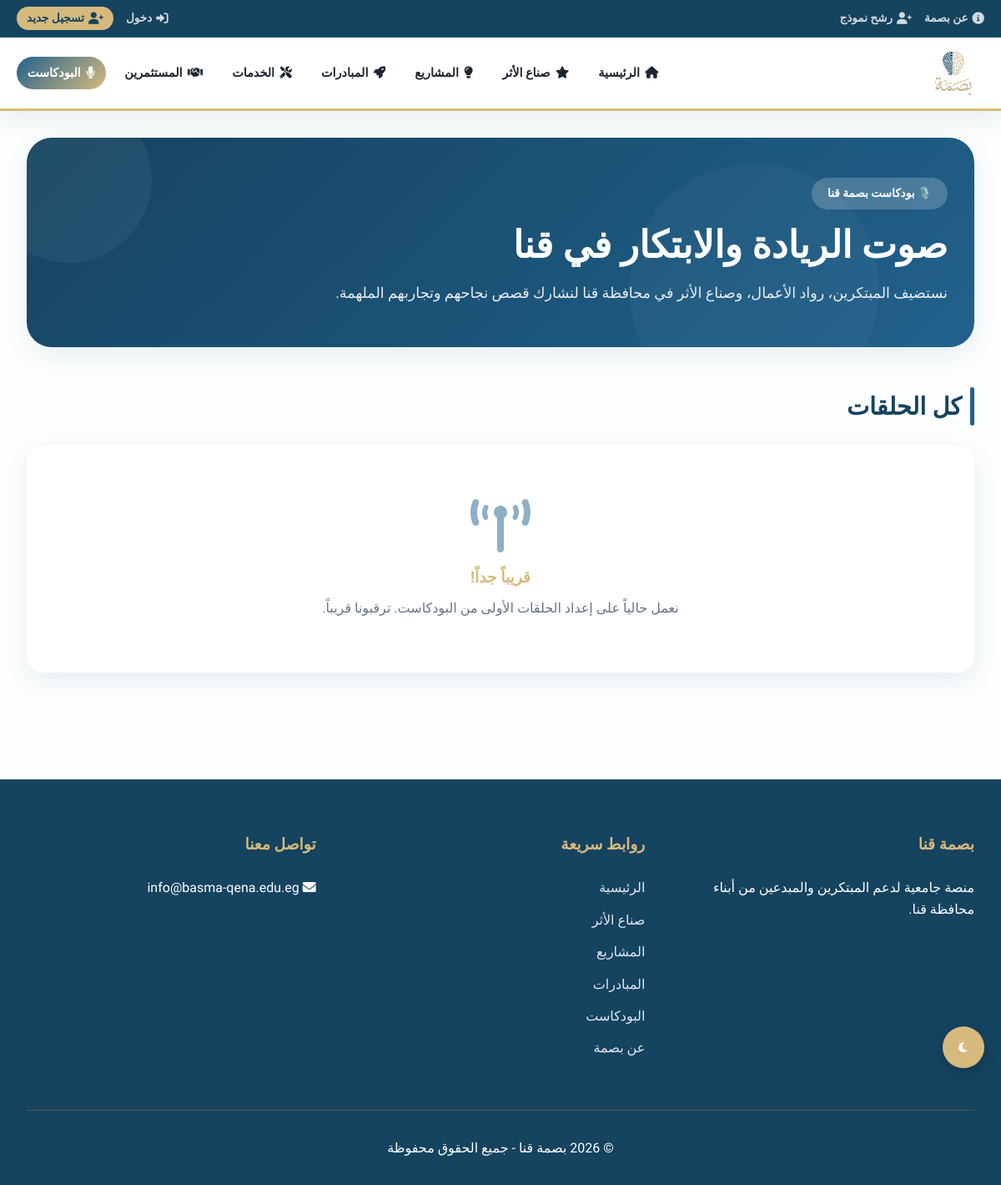
The app's page /podcast/, older data.
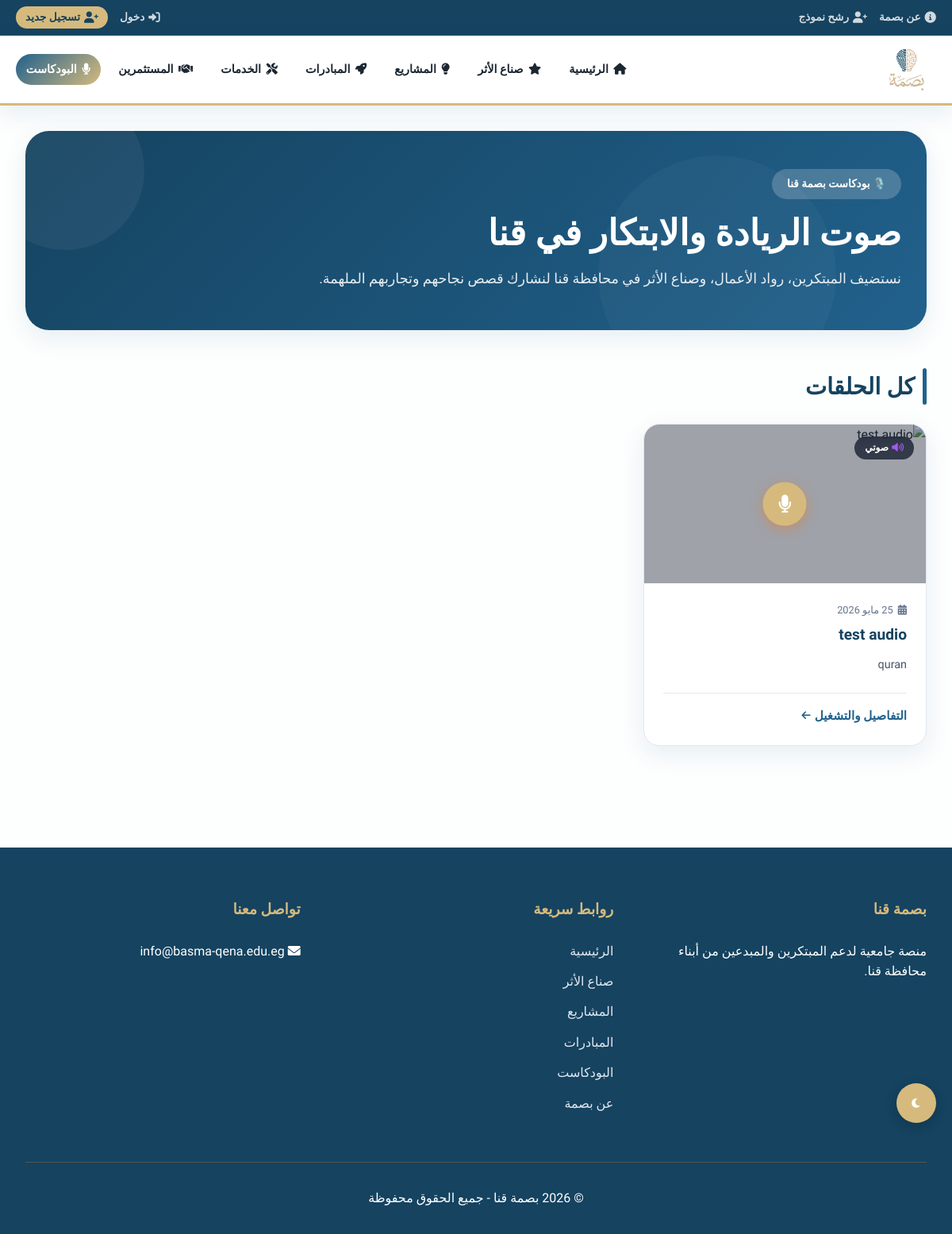
The same page, newer data.
### portal/models.py (models this page shows, shortened)
class Podcast(models.Model):
    title = models.CharField(max_length=200)
    description = models.TextField()
    video = models.URLField(max_length=500, blank=True, null=True)  # رابط فيديو يوتيوب أو غوغل درايف
    audio = models.URLField(max_length=500, blank=True, null=True)  # رابط صوت خارجي
    audio_file = models.FileField(upload_to='podcasts/', blank=True, null=True)  # ملف صوتي مرفوع
    date = models.DateTimeField(auto_now_add=True)

### portal/views.py (the view)
# urls.py: path('podcast/', views.podcast_list, name='podcast_list'),
def podcast_list(request):
    podcasts = Podcast.objects.all().order_by('-date')
    context = {'podcasts': podcasts}
    return render(request, 'portal/podcast_list.html', context)

### templates/portal/podcast_list.html (shortened to what this page needs)
{% extends 'portal/base.html' %}
{% load portal_extras %}
{% block content %}
<div class="container" style="direction: rtl; text-align: right; padding-top: 2rem; padding-bottom: 4rem;">
    <div style="background: linear-gradient(135deg, var(--primary-dark) 0%, var(--primary) 100%); padding: 3rem 2rem; border-radius: 30px; color: white; margin-bottom: 3rem; position: relative; overflow: hidden; box-shadow: var(--shadow);">
        <div style="position: absolute; top: -50px; left: -50px; width: 200px; height: 200px; background: rgba(255,255,255,0.05); border-radius: 50%;"></div>
        <div style="position: absolute; bottom: -80px; right: 10%; width: 300px; height: 300px; background: rgba(255,255,255,0.03); border-radius: 50%;"></div>
        <div style="position: relative; z-index: 2; max-width: 800px;">
            <span style="background: rgba(255,255,255,0.2); padding: 0.5rem 1.2rem; border-radius: 50px; font-size: 0.85rem; font-weight: bold; margin-bottom: 1rem; display: inline-block;">🎙️ بودكاست بصمة قنا</span>
            <h1 style="font-size: 2.8rem; font-weight: 800; margin-bottom: 1rem; line-height: 1.2;">صوت الريادة والابتكار في قنا</h1>
            <p style="font-size: 1.1rem; opacity: 0.9; line-height: 1.8;">نستضيف المبتكرين، رواد الأعمال، وصناع الأثر في محافظة قنا لنشارك قصص نجاحهم وتجاربهم الملهمة.</p>
        </div>
    </div>
    <h2 style="color: var(--heading-color); font-size: 1.8rem; margin-bottom: 1.5rem; position: relative; padding-right: 15px; margin-top: 3rem;">
        <span style="position: absolute; right: 0; top: 0; bottom: 0; width: 5px; background: var(--primary); border-radius: 10px;"></span>
        كل الحلقات
    </h2>
    <div style="display: grid; grid-template-columns: repeat(auto-fill, minmax(320px, 1fr)); gap: 2rem;">
        {% for pod in podcasts %}
            <div class="podcast-card" onclick="location.href='{% url 'podcast_detail' pod.pk %}'" style="background: var(--card-bg, white); border-radius: 20px; box-shadow: var(--shadow); overflow: hidden; display: flex; flex-direction: column; border: 1px solid var(--border-color, #E2E8F0); transition: all 0.3s ease; cursor: pointer; position: relative;">
                <div style="height: 200px; width: 100%; display: flex; align-items: center; justify-content: center; position: relative; overflow: hidden; background-color: var(--card-bg, #fdfefe);">
                    <div class="play-overlay" style="position: absolute; top: 50%; left: 50%; transform: translate(-50%, -50%); z-index: 2; width: 55px; height: 55px; background: var(--accent); border-radius: 50%; display: flex; align-items: center; justify-content: center; color: white; font-size: 1.4rem; box-shadow: 0 4px 15px rgba(249, 115, 22, 0.4); transition: all 0.3s ease;">
                        {% if pod.video %}
                            <i class="fas fa-play" style="margin-right: 3px;"></i>
                        {% else %}
                            <i class="fas fa-microphone"></i>
                        {% endif %}
                    </div>
                    <span style="position: absolute; top: 15px; right: 15px; background: rgba(15, 23, 42, 0.75); color: white; padding: 0.3rem 0.8rem; border-radius: 30px; font-size: 0.75rem; font-weight: bold; z-index: 2; backdrop-filter: blur(4px); display: inline-flex; align-items: center; gap: 5px;">
                        {% if pod.video %}
                            <i class="fas fa-video" style="color: #38bdf8;"></i> فيديو
                        {% else %}
                            <i class="fas fa-volume-up" style="color: #a855f7;"></i> صوتي
                        {% endif %}
                    </span>
                </div>
                <div style="padding: 1.5rem; display: flex; flex-direction: column; flex-grow: 1; justify-content: space-between;">
                    <div>
                        <span style="font-size: 0.8rem; color: #64748B; display: block; margin-bottom: 0.5rem;">
                            <i class="fas fa-calendar-alt" style="margin-left: 3px;"></i> {{ pod.date|date:"d M Y" }}
                        </span>
                        <h3 style="font-size: 1.2rem; color: var(--heading-color); font-weight: 700; margin-bottom: 0.75rem; line-height: 1.4;">{{ pod.title }}</h3>
                        <p style="color: #475569; font-size: 0.9rem; line-height: 1.6; margin-bottom: 1.5rem;">{{ pod.description|truncatechars:120 }}</p>
                    </div>
                    <div style="display: flex; align-items: center; color: var(--primary); font-weight: bold; font-size: 0.95rem; gap: 5px; margin-top: auto; border-top: 1px solid var(--border-color, #F1F5F9); padding-top: 1rem;">
                        <span>التفاصيل والتشغيل</span>
                        <i class="fas fa-arrow-left" style="font-size: 0.8rem; transition: transform 0.3s ease;"></i>
                    </div>
                </div>
            </div>
        {% empty %}
            <div style="grid-column: 1 / -1; text-align: center; padding: 4rem 2rem; background: var(--card-bg, white); border-radius: 20px; box-shadow: var(--shadow);">
                <i class="fas fa-broadcast-tower" style="font-size: 4rem; color: var(--primary); opacity: 0.5; margin-bottom: 1rem;"></i>
                <h3 style="color: var(--accent); margin-bottom: 0.5rem;">قريباً جداً!</h3>
                <p style="color: #64748B;">نعمل حالياً على إعداد الحلقات الأولى من البودكاست. ترقبونا قريباً.</p>
            </div>
        {% endfor %}
    </div>
</div>
{% endblock %}

### templates/portal/base.html (shortened to what this page needs)
{% load static %}
<!DOCTYPE html>
<html lang="ar" dir="rtl">
<head>
    <link rel="stylesheet" href="https://cdnjs.cloudflare.com/ajax/libs/font-awesome/6.0.0-beta3/css/all.min.css">
    <link rel="stylesheet" href="{% static 'css/style.css' %}?v=1.1">
</head>
<body>
    <div class="top-bar desktop-only">
        <div class="top-bar-container">
            <div class="top-bar-meta">
                <a class="top-link {% if request.resolver_match.url_name == 'about' %}active{% endif %}" href="{% url 'about' %}">
                    <i class="fas fa-info-circle"></i> عن بصمة
                </a>
                <a class="top-link {% if request.resolver_match.url_name == 'nominate' %}active{% endif %}" href="{% url 'nominate' %}">
                    <i class="fas fa-user-plus"></i> رشح نموذج
                </a>
            </div>
            <div class="top-bar-auth">
                {% if user.is_authenticated %}
                <span class="welcome-msg">مرحباً، {{ user.username }}</span>
                <a class="top-link {% if request.resolver_match.url_name == 'dashboard' %}active{% endif %}" href="{% url 'dashboard' %}">
                    {% if user.profile.user_type == 'admin' %}
                    <i class="fas fa-crown"></i> لوحة الإدارة
                    {% elif user.profile.user_type == 'investor' %}
                    <i class="fas fa-chart-line"></i> لوحة المستثمر
                    {% else %}
                    <i class="fas fa-user-cog"></i> لوحة المبتكر
                    {% endif %}
                </a>
                <a class="top-link" href="#" onclick="showChatModal(); return false;"><i class="fas fa-comments"></i> المحادثات</a>
                <a class="top-link logout-btn" href="{% url 'logout' %}"><i class="fas fa-sign-out-alt"></i> خروج</a>
                {% else %}
                <a class="top-link" href="#" onclick="showModal('login-modal'); return false;"><i class="fas fa-sign-in-alt"></i> دخول</a>
                <a class="top-link highlight" href="#" onclick="showModal('register-modal'); return false;"><i class="fas fa-user-plus"></i> تسجيل جديد</a>
                {% endif %}
            </div>
        </div>
    </div>
    <header>
        <div class="header-container">
            <a class="logo" href="{% url 'home' %}">
                <div class="logo-icon">
                    <img src="{% static 'images/logo.png' %}" alt="Basma Logo"
                        style="width: 100%; height: 100%; object-fit: contain;">
                </div>
            </a>
            <nav class="nav-menu-desktop desktop-only">
                <a class="nav-link {% if request.resolver_match.url_name == 'home' %}active{% endif %}" href="{% url 'home' %}">
                    <i class="fas fa-home"></i> الرئيسية
                </a>
                <a class="nav-link {% if request.resolver_match.url_name == 'story' or request.resolver_match.url_name == 'story_detail' %}active{% endif %}" href="{% url 'story' %}">
                    <i class="fas fa-star"></i> صناع الأثر
                </a>
                <a class="nav-link " href="{% url 'projects' %}?type=project">
                    <i class="fas fa-lightbulb"></i> المشاريع
                </a>
                <a class="nav-link " href="{% url 'projects' %}?type=initiative">
                    <i class="fas fa-rocket"></i> المبادرات
                </a>
                <a class="nav-link {% if request.resolver_match.url_name == 'services' or request.resolver_match.url_name == 'service_detail' %}active{% endif %}" href="{% url 'services' %}">
                    <i class="fas fa-tools"></i> الخدمات
                </a>
                <a class="nav-link {% if request.resolver_match.url_name == 'investors' or request.resolver_match.url_name == 'investor_detail' %}active{% endif %}" href="{% url 'investors' %}">
                    <i class="fas fa-handshake"></i> المستثمرين
                </a>
                <a class="nav-link {% if request.resolver_match.url_name == 'podcast_list' or request.resolver_match.url_name == 'podcast_detail' %}active{% endif %}" href="{% url 'podcast_list' %}">
                    <i class="fas fa-microphone"></i> البودكاست
                </a>
            </nav>
        </div>
    </header>
    <main>
        {% block content %}{% endblock %}
    </main>
    <footer>
        <div class="footer-content">
            <div class="footer-section">
                <h3>بصمة قنا</h3>
                <p>منصة جامعية لدعم المبتكرين والمبدعين من أبناء محافظة قنا.</p>
            </div>
            <div class="footer-section">
                <h3>روابط سريعة</h3>
                <ul class="footer-links">
                    <li><a href="{% url 'home' %}">الرئيسية</a></li>
                    <li><a href="{% url 'story' %}">صناع الأثر</a></li>
                    <li><a href="{% url 'projects' %}?type=project">المشاريع</a></li>
                    <li><a href="{% url 'projects' %}?type=initiative">المبادرات</a></li>
                    <li><a href="{% url 'podcast_list' %}">البودكاست</a></li>
                    <li><a href="{% url 'about' %}">عن بصمة</a></li>
                </ul>
            </div>
            <div class="footer-section">
                <h3>تواصل معنا</h3>
                <p><i class="fas fa-envelope"></i> info@basma-qena.edu.eg</p>
            </div>
        </div>
        <div class="footer-bottom">
            <p>© 2026 بصمة قنا - جميع الحقوق محفوظة</p>
        </div>
    </footer>
    <div class="floating-buttons">
        <button id="darkModeToggle" onclick="toggleDarkMode()">
            <i class="fas fa-moon"></i>
        </button>
    </div>
</body>
</html>

### static/css/style.css (style rules this page uses)
* { margin: 0; padding: 0; box-sizing: border-box; }
:root { --primary: #21618C; --primary-dark: #154360; --accent: #D6BA7D; --accent-dark: #B79F6A; --bg-light: #FDFEFE; --text-dark: #1B2631; --card-bg: white; --border-color: #E2E8F0; --shadow: 0 10px 30px rgba(33, 97, 140, 0.1); --heading-color: var(--primary-dark); }
html, body { overflow-x: hidden; }
body { font-family: 'Cairo', sans-serif; background-color: var(--bg-light); color: var(--text-dark); line-height: 1.6; }
header { background: white; box-shadow: var(--shadow); position: sticky; top: 0; z-index: 1000; border-bottom: 3px solid var(--accent); }
.header-container { max-width: 1400px; margin: 0 auto; padding: 5px 20px; display: flex !important; justify-content: space-between; align-items: center; flex-wrap: nowrap; }
.logo { display: flex; align-items: center; gap: 10px; cursor: pointer; text-decoration: none; }
.logo-icon { width: 75px !important; height: 75px !important; background: none !important; display: flex; align-items: center; justify-content: center; transition: all 0.4s cubic-bezier(0.175, 0.885, 0.32, 1.275); }
.top-bar { background-color: var(--primary-dark); border-bottom: 1px solid rgba(255, 255, 255, 0.1); padding: 8px 0; font-size: 0.85rem; transition: background-color 0.3s; }
.top-bar-container { max-width: 1400px; margin: 0 auto; padding: 0 20px; display: flex; justify-content: space-between; align-items: center; }
.top-bar-meta, .top-bar-auth { display: flex; align-items: center; gap: 15px; }
.top-link { color: rgba(255, 255, 255, 0.8); text-decoration: none; font-weight: 600; transition: color 0.3s; display: flex; align-items: center; gap: 5px; }
.top-link i { font-size: 0.9rem; }
.top-link.highlight { background: var(--accent); color: var(--primary-dark); padding: 3px 12px; border-radius: 20px; font-weight: bold; }
.nav-menu-desktop { display: flex; gap: 0.6rem; align-items: center; justify-content: flex-end; flex: 1; }
.nav-link { text-decoration: none; color: var(--text-dark); font-weight: 600; padding: 0.5rem 0.8rem; font-size: 0.9rem; ; border-radius: 30px; transition: 0.3s; cursor: pointer; display: flex; align-items: center; justify-content: center; gap: 0.4rem; white-space: nowrap; flex-shrink: 0; }
.nav-link i, .dropdown-trigger i, .dropdown-item i { display: inline-flex; align-items: center; justify-content: center; vertical-align: middle; }
.nav-link.active { background: linear-gradient(135deg, var(--primary), var(--accent)); color: white; }
.container { max-width: 1400px; margin: 0 auto; padding: 3rem 2rem; }
footer { background: var(--primary-dark); color: white; padding: 4rem 2rem 2rem; margin-top: 4rem; }
.footer-content { max-width: 1400px; margin: 0 auto; display: grid; grid-template-columns: repeat(auto-fit, minmax(250px, 1fr)); gap: 3rem; }
.footer-section h3 { color: var(--accent); margin-bottom: 1.5rem; }
.footer-links { list-style: none; }
.footer-links li { margin-bottom: 0.8rem; }
.footer-links a { color: #E2E8F0; text-decoration: none; cursor: pointer; }
.footer-bottom { text-align: center; margin-top: 3rem; padding-top: 2rem; border-top: 1px solid rgba(249, 115, 22, 0.3); }
#darkModeToggle { position: fixed; bottom: 140px; right: 20px; background: var(--accent); color: white; border: none; border-radius: 50%; width: 50px; height: 50px; cursor: pointer; z-index: 999; box-shadow: 0 4px 15px rgba(0, 0, 0, 0.2); }
.floating-buttons { position: fixed; bottom: 20px; right: 20px; display: flex; flex-direction: column; gap: 10px; z-index: 999; }
.floating-buttons button { width: 50px; height: 50px; border-radius: 50%; background: var(--accent); color: white; border: none; cursor: pointer; box-shadow: 0 4px 15px rgba(0, 0, 0, 0.2); }

Row changes from the older to the newer data that the page shows:
added Podcast: shows "صوتي", date "25 مايو 2026", title "test audio", description "quran"
Text that changed along with them:
text no longer shown: "قريباً جداً! نعمل حالياً على إعداد الحلقات الأولى من البودكاست. ترقبونا قريباً."
